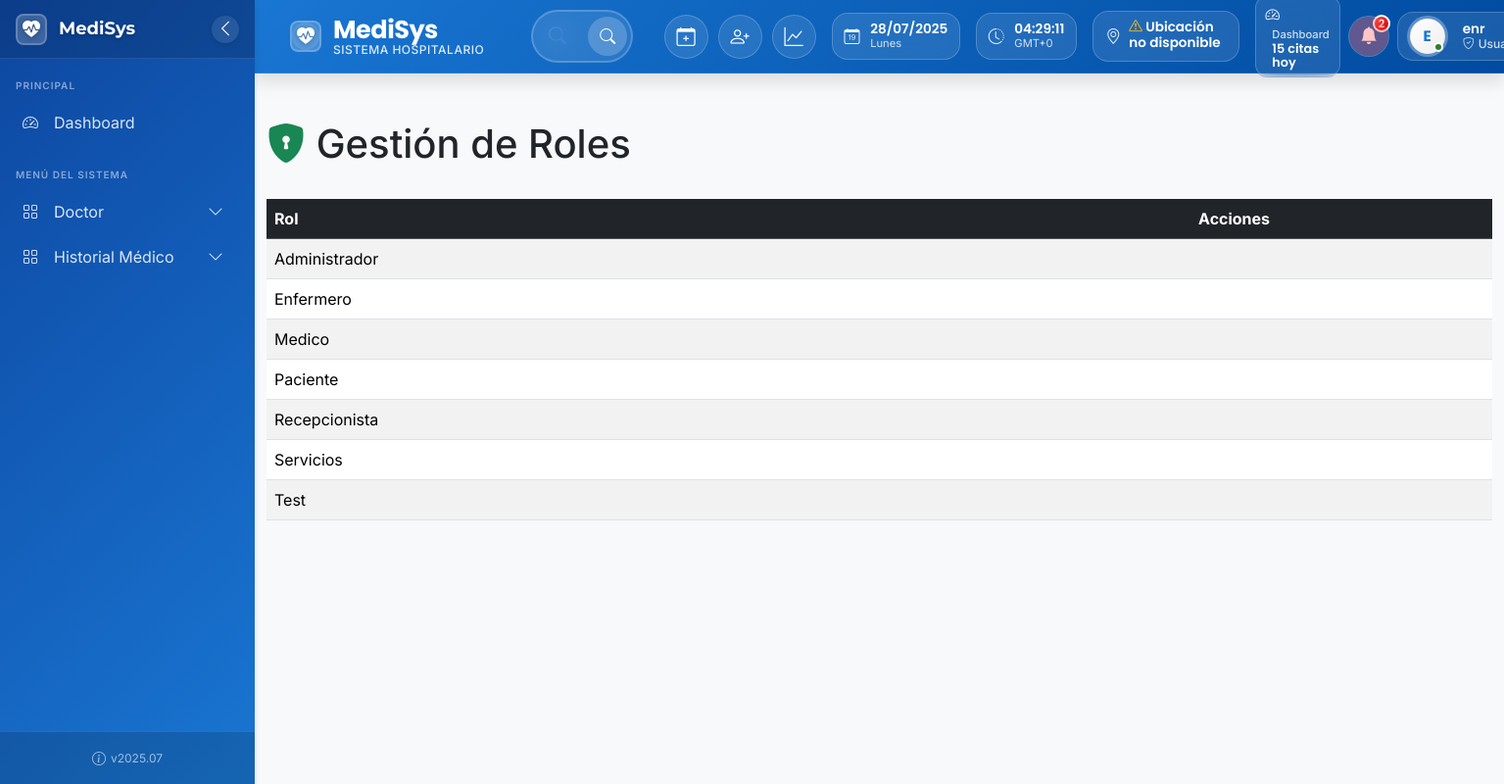
The app's page /vistas/gestion/listarroles.php (signed in) with its own data.
### tables this page shows
CREATE TABLE IF NOT EXISTS `submenus` (
  `id_submenu` int NOT NULL AUTO_INCREMENT,
  `id_menu` int NOT NULL,
  `nombre_submenu` varchar(100) NOT NULL,
  `url_submenu` varchar(255) NOT NULL,
  PRIMARY KEY (`id_submenu`),
  KEY `id_menu` (`id_menu`)
);

CREATE TABLE IF NOT EXISTS `menus` (
  `id_menu` int NOT NULL AUTO_INCREMENT,
  `nombre_menu` varchar(100) NOT NULL,
  PRIMARY KEY (`id_menu`)
);

CREATE TABLE IF NOT EXISTS `roles` (
  `id_rol` int NOT NULL AUTO_INCREMENT,
  `nombre_rol` varchar(50) NOT NULL,
  `fecha_creacion` timestamp NULL DEFAULT CURRENT_TIMESTAMP,
  PRIMARY KEY (`id_rol`),
  UNIQUE KEY `nombre_rol` (`nombre_rol`)
);

### config/database.php (called while the page is built, shortened)
<?php
class database {
    private $host = "localhost";
    private $dbname = "menudinamico";
    private $username = "root";
    private $password = "";
    private static $instance = null;
    private function __construct() {
        try {
            $this->conn = new PDO("mysql:host={$this->host};dbname={$this->dbname};charset=utf8mb4", $this->username, $this->password);
        } catch (PDOException $e) {
            die("Error en la conexión: " . $e->getMessage());
        }
    }
    public static function getConnection() {
        if (self::$instance == null) {
            self::$instance = new Database();
        }
        return self::$instance->conn;
    }
}
?>

### modelos/Roles.php (called while the page is built, shortened)
<?php
require_once __DIR__ . "/../config/database.php";
class Roles {
    private $conn;
    public function __construct() {
        $this->conn = Database::getConnection();
    }
    public function obtenerTodos() {
        $query = "SELECT id_rol, nombre_rol,
                         DATE_FORMAT(fecha_creacion, '%Y-%m-%d %H:%i:%s') as fecha_creacion
                  FROM roles
                  ORDER BY nombre_rol ASC";
        $stmt = $this->conn->query($query);
        return $stmt->fetchAll(PDO::FETCH_ASSOC);
    }
    public function obtenerMenusPorRol($id_rol) {
        $query = "
            SELECT m.id_menu, m.nombre_menu, s.id_submenu, s.nombre_submenu, s.url_submenu
            FROM roles_submenus rs
            INNER JOIN submenus s ON rs.id_submenu = s.id_submenu
            INNER JOIN menus m ON s.id_menu = m.id_menu
            WHERE rs.id_rol = :id_rol
            ORDER BY m.nombre_menu, s.nombre_submenu
        ";
        $stmt = $this->conn->prepare($query);
        $stmt->bindParam(':id_rol', $id_rol);
        $stmt->execute();
        return $stmt->fetchAll(PDO::FETCH_ASSOC);
    }
}
?>

### vistas/gestion/listarroles.php (the view, shortened to what this page needs)
<?php
require_once __DIR__ . "/../../modelos/Roles.php";
include __DIR__ . "/../../navbars/header.php";
include __DIR__ . "/../../navbars/sidebar.php";
$rolesModel    = new Roles();
$allRoles = $rolesModel->obtenerTodos();
?>
<!DOCTYPE html>
<html lang="es">
<head>
  <link href="https://cdn.jsdelivr.net/npm/bootstrap-icons@1.10.5/font/bootstrap-icons.css" rel="stylesheet">
</head>
<body>
<div class="container py-5">
  <div class="d-flex justify-content-between align-items-center mb-4">
    <h1><i class="bi bi-shield-lock-fill text-success"></i> Gestión de Roles</h1>
  </div>
  <table class="table table-striped table-hover">
    <thead class="table-dark">
      <tr>
        <th>Rol</th>
        <th class="text-center">Acciones</th>
      </tr>
    </thead>
    <tbody>
      <?php foreach($allRoles as $r): ?>
        <tr>
          <td><?= htmlspecialchars($r['nombre_rol']) ?></td>
          <td class="text-center">
          </td>
        </tr>
      <?php endforeach; ?>
    </tbody>
  </table>
</div>
</body>
</html>

### navbars/sidebar.php (shortened to what this page needs)
<?php
require_once __DIR__ . "/../modelos/Roles.php";
$id_rol = $_SESSION['id_rol'];
$rolModel = new Roles();
$sidebar_menus = $rolModel->obtenerMenusPorRol($id_rol);
$sidebar_menuItems = [];
foreach ($sidebar_menus as $menu) {
    $menuId = $menu['id_menu'];
    if (!isset($sidebar_menuItems[$menuId])) {
        $sidebar_menuItems[$menuId] = [
            'id_menu' => $menuId,
            'nombre_menu' => $menu['nombre_menu'],
            'icono' => $menu['icono'] ?? 'bi-grid',
            'submenus' => []
        ];
    }
    if (!empty($menu['id_submenu'])) {
        $sidebar_menuItems[$menuId]['submenus'][] = [
            'id_submenu' => $menu['id_submenu'],
            'nombre_submenu' => $menu['nombre_submenu'],
            'url_submenu' => $menu['url_submenu'],
            'icono' => $menu['icono_submenu'] ?? 'bi-circle'
        ];
    }
}
$current_page = basename($_SERVER['PHP_SELF']);
$current_submenu_id = $_GET['submenu_id'] ?? null;
function sidebarSubmenuEstaActivo($submenus, $current_submenu_id) {
    if (!$current_submenu_id) return false;
    return false;
}
?>
<link rel="stylesheet" href="<?= BASE_URL ?>/estilos/sidebar.css">
<div id="sidebar" class="sidebar">
    <div class="sidebar-header">
        <div class="d-flex align-items-center">
            <div class="logo-container">
                <i class="bi bi-heart-pulse-fill"></i>
            </div>
            <div class="logo-text">MediSys</div>
        </div>
        <button type="button" id="sidebarToggle" class="toggle-btn">
            <i class="bi bi-chevron-left"></i>
        </button>
    </div>
    <div class="sidebar-content">
        <div class="sidebar-menu">
            <div class="menu-label">Principal</div>
            <ul class="menu-items">
                <li class="menu-item <?= ($current_page == 'dashboard.php') ? 'active' : '' ?>">
                    <a href="<?= BASE_URL ?>/vistas/dashboard.php" class="menu-link">
                        <i class="bi bi-speedometer2"></i>
                        <span>Dashboard</span>
                    </a>
                </li>
            </ul>
        </div>
        <?php if (!empty($sidebar_menuItems)): ?>
        <div class="sidebar-menu">
            <div class="menu-label">Menú del Sistema</div>
            <ul class="menu-items">
                <?php foreach ($sidebar_menuItems as $menu): ?>
                    <?php if (!empty($menu['submenus'])): ?>
                        <li class="menu-item has-submenu <?= sidebarSubmenuEstaActivo($menu['submenus'], $current_submenu_id) ? 'open' : '' ?>">
                            <a href="#submenu-<?= $menu['id_menu'] ?>" class="menu-link submenu-toggle" data-bs-toggle="collapse">
                                <i class="bi <?= $menu['icono'] ?>"></i>
                                <span><?= htmlspecialchars($menu['nombre_menu']) ?></span>
                                <i class="bi bi-chevron-down toggle-icon"></i>
                            </a>
                        </li>
                    <?php endif; ?>
                <?php endforeach; ?>
            </ul>
        </div>
        <?php endif; ?>
    </div>
    <div class="sidebar-footer">
        <div class="version-info">
            <i class="bi bi-info-circle"></i>
            <span>v<?= date('Y.m') ?></span>
        </div>
    </div>
</div>

### estilos/header.css (style rules this page uses)
:root { --primary: #1976d2; --primary-light: #63a4ff; --primary-dark: #004ba0; --primary-gradient: linear-gradient(135deg, #1976d2, #004ba0); --secondary: #26a69a; --secondary-light: #64d8cb; --secondary-dark: #00766c; --success: #2e7d32; --success-light: #60ad5e; --warning: #ff9800; --danger: #d32f2f; --info: #0288d1; --white: #ffffff; --gray-50: #fafafa; --gray-100: #f5f5f5; --gray-200: #eeeeee; --gray-300: #e0e0e0; --gray-400: #bdbdbd; --gray-500: #9e9e9e; --gray-600: #757575; --gray-700: #616161; --gray-800: #424242; --gray-900: #212121; --shadow-sm: 0 2px 4px rgba(0, 0, 0, 0.1); --shadow-md: 0 4px 12px rgba(0, 0, 0, 0.15); --shadow-lg: 0 8px 24px rgba(0, 0, 0, 0.2); --shadow-xl: 0 12px 32px rgba(0, 0, 0, 0.25); --transition-fast: 0.15s cubic-bezier(0.4, 0, 0.2, 1); --transition-normal: 0.3s cubic-bezier(0.4, 0, 0.2, 1); --transition-slow: 0.5s cubic-bezier(0.4, 0, 0.2, 1); --transition-bounce: 0.4s cubic-bezier(0.68, -0.55, 0.27, 1.55); --navbar-height: 75px; --border-radius: 12px; --border-radius-sm: 8px; --border-radius-lg: 16px; }
* { box-sizing: border-box; }
body { font-family: 'Inter', -apple-system, BlinkMacSystemFont, sans-serif; margin: 0; padding: 0; background-color: var(--gray-50); transition: background-color var(--transition-normal); }
.logo-container { position: relative; display: flex; align-items: center; justify-content: center; width: 50px; height: 50px; background: rgba(255, 255, 255, 0.15); border-radius: 50%; margin-right: 15px; transition: all var(--transition-bounce); backdrop-filter: blur(10px); border: 2px solid rgba(255, 255, 255, 0.2); overflow: hidden; }
.navbar, .dropdown-menu, .notification-container, .logo-container, .search-suggestions { will-change: transform; transform: translateZ(0); }

### records on screen
submenus: id_menu.nombre_menu "Doctor"
submenus: id_menu.nombre_menu "Historial Médico"
roles: nombre_rol "Administrador"
roles: nombre_rol "Enfermero"
roles: nombre_rol "Medico"
roles: nombre_rol "Paciente"
roles: nombre_rol "Recepcionista"
roles: nombre_rol "Servicios"
roles: nombre_rol "Test"

### other values on screen
substr($nombre_usuario, 0, 1) "E"
$nombre_usuario "enr"
